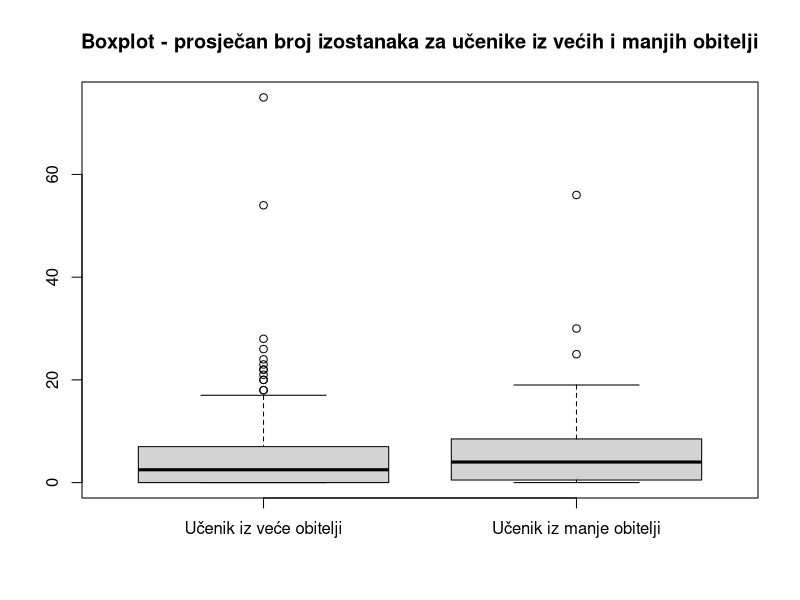
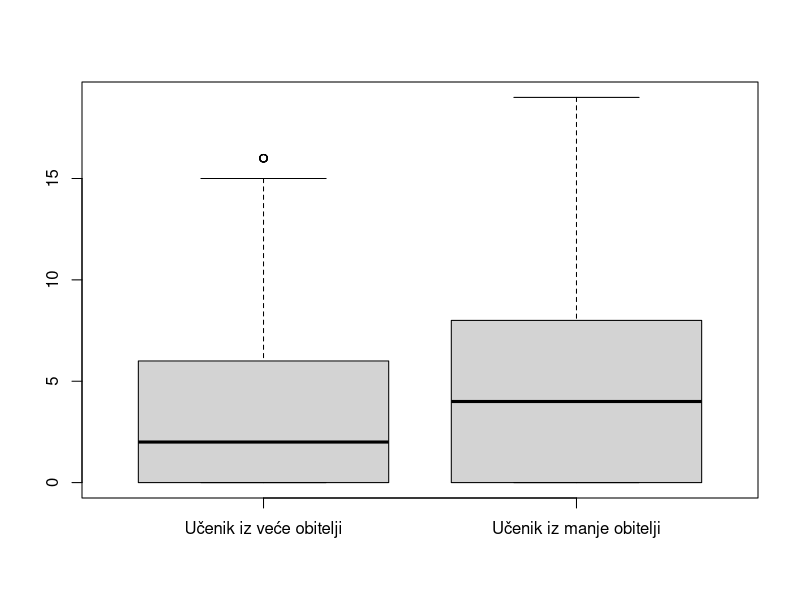
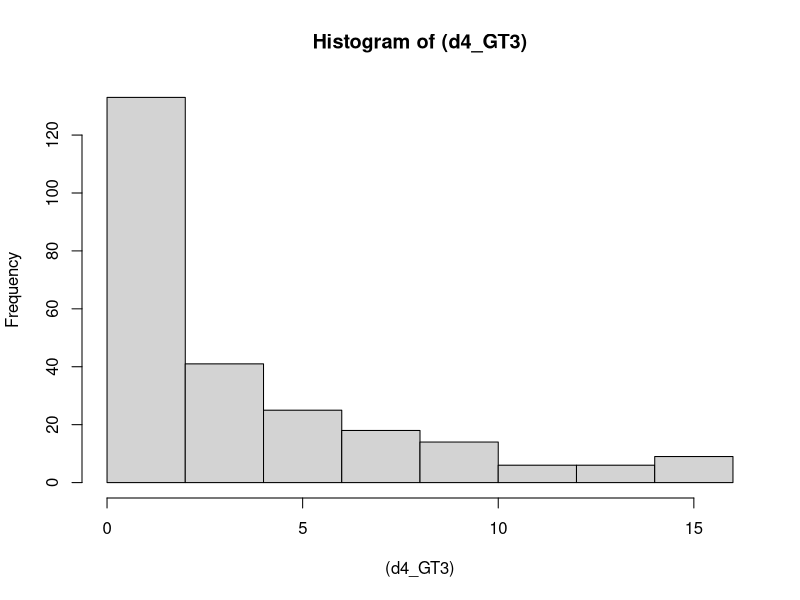
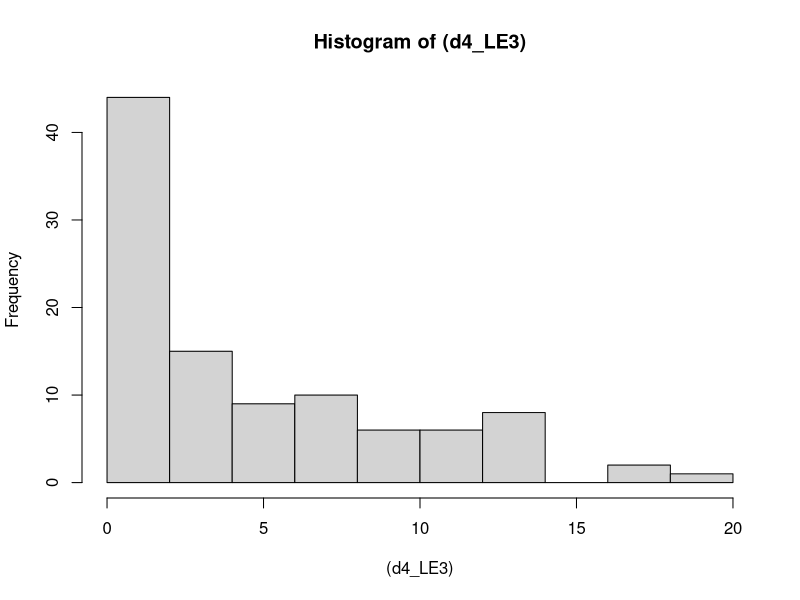
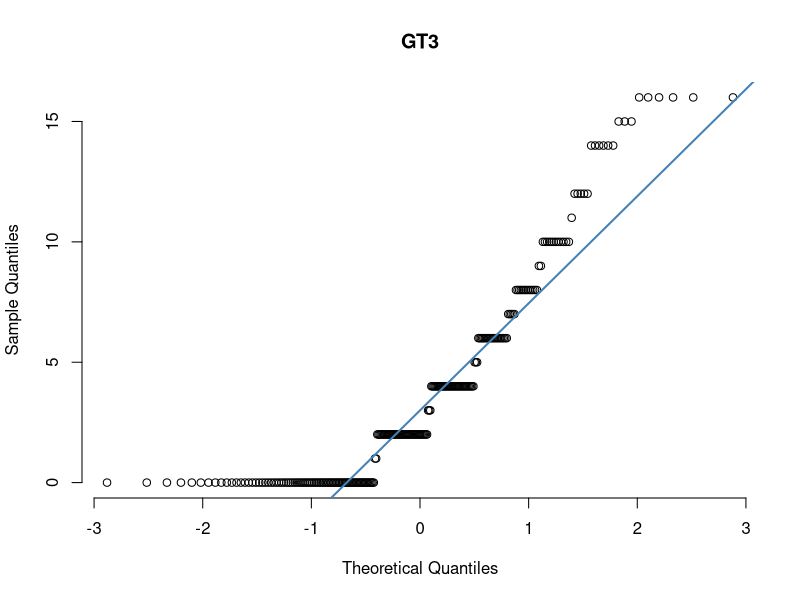
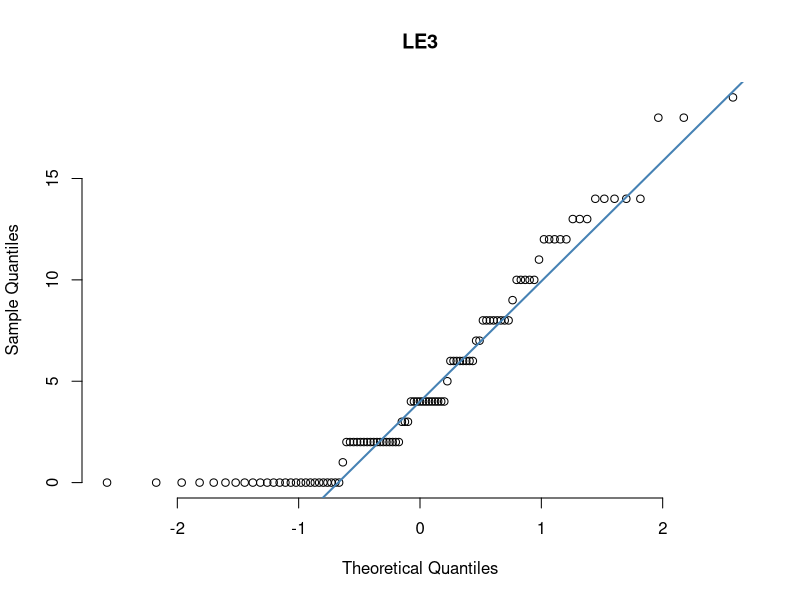

The R script that drew these images, in order: (Note: this script raises an error after producing the figures.)
## ---- chunk 1
library(tidyverse)
library(dplyr)
library(ggplot2)
## ---- chunk 2
data <- read.csv("student_data.csv")
d4 <- data[c('famsize', 'absences_mat')]

print("Sažetak 5 brojeva za absences_mat")
print(summary(d4$absences_mat))

d4_GT3 <- d4[d4$famsize == 'GT3',c('absences_mat')]  # 266 primjera == veća obitelj
d4_LE3 <- d4[d4$famsize == 'LE3', c('absences_mat')]  # 104 primjera == manja obitelj
## ---- chunk 3
boxplot(d4_GT3, d4_LE3, 
        names = c('Učenik iz veće obitelji','Učenik iz manje obitelji'),
        main='Boxplot - prosječan broj izostanaka za učenike iz većih i manjih obitelji')
## ---- chunk 4
# izbacujem outliere

granica_GT3 <- 1.5*IQR(d4_GT3)+quantile(d4_GT3, 0.75)
granica_LE3 <- 1.5*IQR(d4_LE3)+quantile(d4_LE3, 0.75)

d4_GT3 <- d4_GT3[d4_GT3 < granica_GT3]
d4_LE3 <- d4_LE3[d4_LE3 < granica_LE3]

boxplot(d4_GT3, d4_LE3, names = c('Učenik iz veće obitelji','Učenik iz manje obitelji'))
## ---- chunk 5
hist((d4_GT3), breaks = 9)
hist((d4_LE3), breaks = 7)

# varijable nisu normalno distribuirane (dominiraju studenti s malo izostanaka)
# length(d4_GT3[d4_GT3 <= 5]) # 177 / 243
# length(d4_LE3[d4_LE3 <= 5]) # 60 / 101

## ---- chunk 6

## ---- chunk 7
qqnorm(d4_GT3, pch = 1, frame = FALSE,main='GT3')
qqline(d4_GT3, col = "steelblue", lwd = 2)

qqnorm(d4_LE3, pch = 1, frame = FALSE,main='LE3')
qqline(d4_LE3, col = "steelblue", lwd = 2)
## ---- chunk 8
cor.test(d4_GT3, d4_LE3)
## ---- chunk 9
d4_LE3_extended <- sample(d4_LE3, 243, replace = TRUE)
hist((d4_LE3_extended), breaks = 9)
## ---- chunk 10
cor.test(d4_GT3, d4_LE3_extended)
## ---- chunk 11
wilcox.test(d4_GT3, d4_LE3_extended, alternative = "two.sided")
